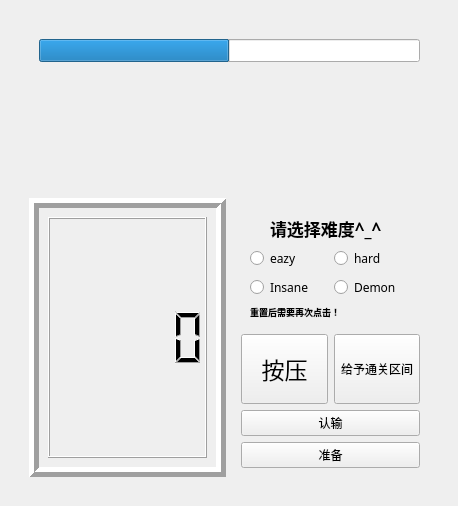
<?xml version="1.0" encoding="UTF-8"?>
<ui version="4.0">
 <class>Widget</class>
 <widget class="QWidget" name="Widget">
  <property name="geometry">
   <rect>
    <x>0</x>
    <y>0</y>
    <width>454</width>
    <height>506</height>
   </rect>
  </property>
  <property name="maximumSize">
   <size>
    <width>1000</width>
    <height>1000</height>
   </size>
  </property>
  <property name="windowTitle">
   <string>Widget</string>
  </property>
  <layout class="QVBoxLayout" name="verticalLayout_4">
   <item>
    <widget class="QStackedWidget" name="stackedWidget">
     <property name="currentIndex">
      <number>0</number>
     </property>
     <widget class="QWidget" name="page">
      <layout class="QHBoxLayout" name="horizontalLayout">
       <item>
        <widget class="QStackedWidget" name="stackedWidget_2">
         <property name="currentIndex">
          <number>0</number>
         </property>
         <widget class="QWidget" name="page_3">
          <layout class="QGridLayout" name="gridLayout_2">
           <item row="1" column="0">
            <widget class="QFrame" name="frame">
             <property name="frameShape">
              <enum>QFrame::Box</enum>
             </property>
             <property name="frameShadow">
              <enum>QFrame::Raised</enum>
             </property>
             <property name="lineWidth">
              <number>5</number>
             </property>
             <layout class="QVBoxLayout" name="verticalLayout_3">
              <item>
               <widget class="QLCDNumber" name="lcdNumber"/>
              </item>
             </layout>
            </widget>
           </item>
           <item row="1" column="1">
            <widget class="QWidget" name="widget_2" native="true">
             <layout class="QGridLayout" name="gridLayout_3">
              <item row="3" column="0">
               <widget class="QPushButton" name="startbon">
                <property name="minimumSize">
                 <size>
                  <width>50</width>
                  <height>70</height>
                 </size>
                </property>
                <property name="font">
                 <font>
                  <family>Microsoft YaHei UI</family>
                  <pointsize>17</pointsize>
                 </font>
                </property>
                <property name="text">
                 <string>按压</string>
                </property>
               </widget>
              </item>
              <item row="3" column="1">
               <widget class="QPushButton" name="changebutton">
                <property name="minimumSize">
                 <size>
                  <width>0</width>
                  <height>70</height>
                 </size>
                </property>
                <property name="text">
                 <string>给予通关区间</string>
                </property>
               </widget>
              </item>
              <item row="0" column="0" colspan="2">
               <widget class="QWidget" name="level" native="true">
                <property name="minimumSize">
                 <size>
                  <width>100</width>
                  <height>100</height>
                 </size>
                </property>
                <layout class="QGridLayout" name="gridLayout">
                 <item row="2" column="1">
                  <widget class="QRadioButton" name="hard">
                   <property name="font">
                    <font>
                     <family>Broadway</family>
                     <pointsize>9</pointsize>
                    </font>
                   </property>
                   <property name="text">
                    <string>hard</string>
                   </property>
                  </widget>
                 </item>
                 <item row="4" column="0">
                  <widget class="QRadioButton" name="insane">
                   <property name="font">
                    <font>
                     <family>Broadway</family>
                     <pointsize>9</pointsize>
                    </font>
                   </property>
                   <property name="text">
                    <string>Insane</string>
                   </property>
                  </widget>
                 </item>
                 <item row="4" column="1">
                  <widget class="QRadioButton" name="demon">
                   <property name="font">
                    <font>
                     <family>Broadway</family>
                     <pointsize>9</pointsize>
                    </font>
                   </property>
                   <property name="text">
                    <string>Demon</string>
                   </property>
                  </widget>
                 </item>
                 <item row="2" column="0">
                  <widget class="QRadioButton" name="eazy">
                   <property name="font">
                    <font>
                     <family>Broadway</family>
                     <pointsize>9</pointsize>
                    </font>
                   </property>
                   <property name="text">
                    <string>eazy</string>
                   </property>
                  </widget>
                 </item>
                 <item row="0" column="0" colspan="2">
                  <widget class="QLabel" name="levellabel">
                   <property name="font">
                    <font>
                     <family>Curlz MT</family>
                     <pointsize>13</pointsize>
                     <weight>75</weight>
                     <bold>true</bold>
                    </font>
                   </property>
                   <property name="text">
                    <string>请选择难度^_^</string>
                   </property>
                   <property name="margin">
                    <number>7</number>
                   </property>
                   <property name="indent">
                    <number>20</number>
                   </property>
                  </widget>
                 </item>
                 <item row="5" column="0" colspan="2">
                  <widget class="QLabel" name="rebonlabel">
                   <property name="font">
                    <font>
                     <pointsize>7</pointsize>
                     <weight>75</weight>
                     <bold>true</bold>
                    </font>
                   </property>
                   <property name="text">
                    <string>重置后需要再次点击！</string>
                   </property>
                  </widget>
                 </item>
                </layout>
               </widget>
              </item>
              <item row="4" column="0" colspan="2">
               <widget class="QPushButton" name="button">
                <property name="text">
                 <string>认输</string>
                </property>
               </widget>
              </item>
              <item row="5" column="0" colspan="2">
               <widget class="QPushButton" name="readyBon">
                <property name="text">
                 <string>准备</string>
                </property>
               </widget>
              </item>
             </layout>
            </widget>
           </item>
           <item row="0" column="0" colspan="2">
            <widget class="QWidget" name="widget" native="true">
             <property name="minimumSize">
              <size>
               <width>400</width>
               <height>150</height>
              </size>
             </property>
             <property name="autoFillBackground">
              <bool>true</bool>
             </property>
             <widget class="QLabel" name="charabacklabel">
              <property name="geometry">
               <rect>
                <x>9</x>
                <y>9</y>
                <width>16</width>
                <height>16</height>
               </rect>
              </property>
              <property name="text">
               <string/>
              </property>
              <property name="scaledContents">
               <bool>true</bool>
              </property>
             </widget>
             <widget class="QLabel" name="obj1label">
              <property name="geometry">
               <rect>
                <x>10</x>
                <y>120</y>
                <width>91</width>
                <height>81</height>
               </rect>
              </property>
              <property name="text">
               <string/>
              </property>
              <property name="textFormat">
               <enum>Qt::AutoText</enum>
              </property>
              <property name="pixmap">
               <pixmap resource="image.qrc">:/Photo/obj1.jpg</pixmap>
              </property>
              <property name="scaledContents">
               <bool>true</bool>
              </property>
             </widget>
             <widget class="QLabel" name="label">
              <property name="geometry">
               <rect>
                <x>30</x>
                <y>90</y>
                <width>71</width>
                <height>71</height>
               </rect>
              </property>
              <property name="minimumSize">
               <size>
                <width>10</width>
                <height>10</height>
               </size>
              </property>
              <property name="maximumSize">
               <size>
                <width>200</width>
                <height>200</height>
               </size>
              </property>
              <property name="text">
               <string/>
              </property>
              <property name="pixmap">
               <pixmap resource="image.qrc">:/Photo/character.png</pixmap>
              </property>
              <property name="scaledContents">
               <bool>true</bool>
              </property>
             </widget>
             <widget class="QLabel" name="obj2label">
              <property name="geometry">
               <rect>
                <x>230</x>
                <y>120</y>
                <width>91</width>
                <height>81</height>
               </rect>
              </property>
              <property name="minimumSize">
               <size>
                <width>91</width>
                <height>81</height>
               </size>
              </property>
              <property name="text">
               <string/>
              </property>
              <property name="pixmap">
               <pixmap resource="image.qrc">:/Photo/obj1.jpg</pixmap>
              </property>
              <property name="scaledContents">
               <bool>true</bool>
              </property>
             </widget>
             <widget class="QProgressBar" name="proBar">
              <property name="geometry">
               <rect>
                <x>10</x>
                <y>10</y>
                <width>381</width>
                <height>23</height>
               </rect>
              </property>
              <property name="value">
               <number>50</number>
              </property>
              <property name="alignment">
               <set>Qt::AlignLeading|Qt::AlignLeft|Qt::AlignVCenter</set>
              </property>
              <property name="textVisible">
               <bool>false</bool>
              </property>
              <property name="textDirection">
               <enum>QProgressBar::TopToBottom</enum>
              </property>
             </widget>
             <zorder>obj2label</zorder>
             <zorder>obj1label</zorder>
             <zorder>charabacklabel</zorder>
             <zorder>label</zorder>
             <zorder>proBar</zorder>
            </widget>
           </item>
          </layout>
         </widget>
         <widget class="QWidget" name="page_4">
          <layout class="QVBoxLayout" name="verticalLayout_2">
           <item>
            <widget class="QLabel" name="overlabel">
             <property name="text">
              <string>游戏失败</string>
             </property>
            </widget>
           </item>
           <item>
            <widget class="QPushButton" name="rebon">
             <property name="enabled">
              <bool>true</bool>
             </property>
             <property name="minimumSize">
              <size>
               <width>25</width>
               <height>30</height>
              </size>
             </property>
             <property name="maximumSize">
              <size>
               <width>16777215</width>
               <height>20</height>
              </size>
             </property>
             <property name="text">
              <string>重置</string>
             </property>
            </widget>
           </item>
          </layout>
         </widget>
         <widget class="QWidget" name="page_5">
          <layout class="QGridLayout" name="gridLayout_4">
           <item row="1" column="0">
            <widget class="QPushButton" name="OKButton">
             <property name="minimumSize">
              <size>
               <width>0</width>
               <height>100</height>
              </size>
             </property>
             <property name="maximumSize">
              <size>
               <width>500</width>
               <height>100</height>
              </size>
             </property>
             <property name="font">
              <font>
               <family>幼圆</family>
               <weight>75</weight>
               <bold>true</bold>
              </font>
             </property>
             <property name="text">
              <string>以下一难度返回！</string>
             </property>
            </widget>
           </item>
           <item row="1" column="1">
            <widget class="QPushButton" name="OKButton2">
             <property name="minimumSize">
              <size>
               <width>0</width>
               <height>100</height>
              </size>
             </property>
             <property name="font">
              <font>
               <family>幼圆</family>
               <weight>75</weight>
               <bold>true</bold>
              </font>
             </property>
             <property name="text">
              <string>不！保留原难度</string>
             </property>
            </widget>
           </item>
           <item row="0" column="0" colspan="2">
            <widget class="QLabel" name="OKlabel">
             <property name="font">
              <font>
               <family>方正姚体</family>
               <pointsize>25</pointsize>
              </font>
             </property>
             <property name="text">
              <string>此模式已通关！</string>
             </property>
             <property name="scaledContents">
              <bool>true</bool>
             </property>
            </widget>
           </item>
          </layout>
         </widget>
        </widget>
       </item>
      </layout>
     </widget>
     <widget class="QWidget" name="page_2">
      <layout class="QFormLayout" name="formLayout">
       <item row="1" column="1">
        <widget class="QPushButton" name="Mainbutton">
         <property name="minimumSize">
          <size>
           <width>100</width>
           <height>70</height>
          </size>
         </property>
         <property name="text">
          <string>开始！ </string>
         </property>
        </widget>
       </item>
       <item row="0" column="1">
        <widget class="QLabel" name="startlabel">
         <property name="minimumSize">
          <size>
           <width>400</width>
           <height>200</height>
          </size>
         </property>
         <property name="text">
          <string/>
         </property>
         <property name="pixmap">
          <pixmap resource="image.qrc">:/Photo/main.jpg</pixmap>
         </property>
         <property name="scaledContents">
          <bool>true</bool>
         </property>
        </widget>
       </item>
      </layout>
     </widget>
    </widget>
   </item>
  </layout>
 </widget>
 <resources>
  <include location="image.qrc"/>
 </resources>
 <connections/>
</ui>
